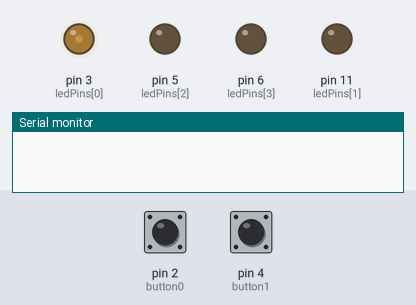
A sketch run on a simulated Arduino Uno, built with avr-gcc and run on an emulated ATmega328P. Parts: output pins drawn as LEDs (lit = HIGH), the last lines printed to the serial monitor. Inputs (shaded band) come from the test bench; at power-on: pin 4 (button1) LOW, pin 2 (button0) LOW.

Above: at 1.2 s.
1.3 s: pin 4 (button1) pulled HIGH for 0.15 s
At 1.9 s:
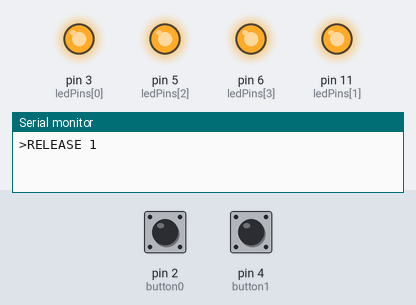
2.9 s: pin 2 (button0) pulled HIGH for 0.15 s
At 4.3 s:
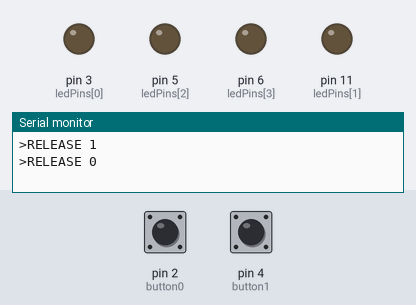
4.6 s: pin 2 (button0) pulled HIGH for 1 s
At 6.8 s:
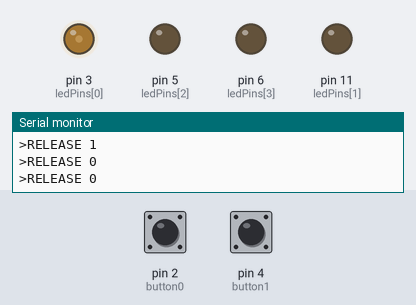
7.1 s: pin 2 (button0) pulled HIGH for 0.15 s
At 8.4 s:
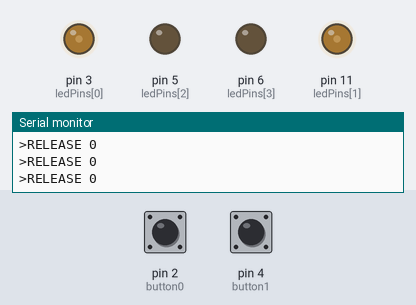
8.7 s: pin 2 (button0) pulled HIGH for 3.2 s
At 12.8 s:
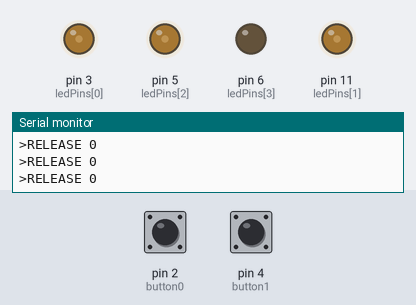
13.4 s: pin 2 (button0) pulled HIGH for 0.15 s
At 14.7 s:
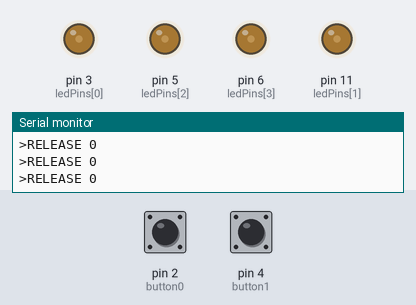
Timing chart, 0 to 16.1 s (numbered marks = the images above; inputs shaded):
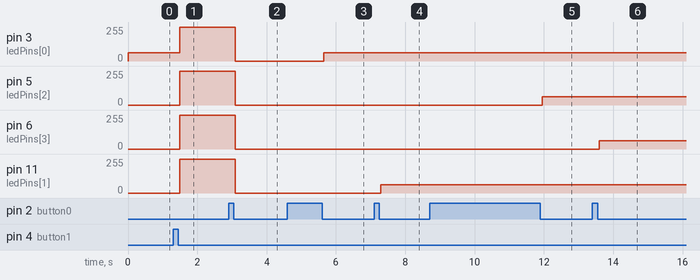

Measured:
- after the input at 1.3 s, pin 3 (ledPins[0]): 63/255 → 255/255 after 0.20 s; pin 5 (ledPins[2]), pin 6 (ledPins[3]), pin 11 (ledPins[1]): 0/255 → 255/255 after 0.20 s
- after the input at 2.9 s, pin 3 (ledPins[0]), pin 5 (ledPins[2]), pin 6 (ledPins[3]), pin 11 (ledPins[1]): 255/255 → 0/255 after 0.20 s
- after the input at 4.6 s, pin 3 (ledPins[0]): 0/255 → 63/255 after 1.1 s
- after the input at 7.1 s, pin 11 (ledPins[1]): 0/255 → 63/255 after 0.20 s
- after the input at 8.7 s, pin 5 (ledPins[2]): 0/255 → 63/255 after 3.2 s
- after the input at 13.4 s, pin 6 (ledPins[3]): 0/255 → 63/255 after 0.20 s

The sketch:

03_leds_display.ino
```cpp
/**
 * Hello world for a minimal tracker
 * 4 leds for 4 bars > 16 steps
**/
#define NB_LEDS 4 // we have 4 leds

const uint8_t ledPins[4] = {3, 11, 5, 6}; // analog pins

#include <Button.h>

int count = 0;
Button button0(2);
Button button1(4);

void setup() {
  Serial.begin(115200);
  button0.onRelease(&release0);
  button1.onRelease(&release1);

  for (int i = 0; i < 4; i++)
  {
    pinMode(ledPins[i], OUTPUT);
  }

  setLedsValue(1);
}
void release0(){
  Serial.println(">RELEASE 0");
  plusOne();
}
void release1(){
  Serial.println(">RELEASE 1");
  minusOne();
}

void minusOne(){
  count--;
  if(count<0){
    count = 16;
  }
  setLedsValue(count);
}
void plusOne(){
  count++;
  if(count>16){
    count = 0;
  }
  setLedsValue(count);
}
void setLedsValue(int value){
  int base = value >> 2; //divide by 4
  int left = value % 4; // what's left when you divide by 4
  for( int i = 0;i<4;i++ ){
    int brightness = (base*64);
    if(i<left){
        brightness += 64;
    }
    analogWrite(ledPins[i], max(0, brightness-1) );
  }
}

void update(){
  button0.update();
  button1.update();
}
void loop() {
  update();
}
```
